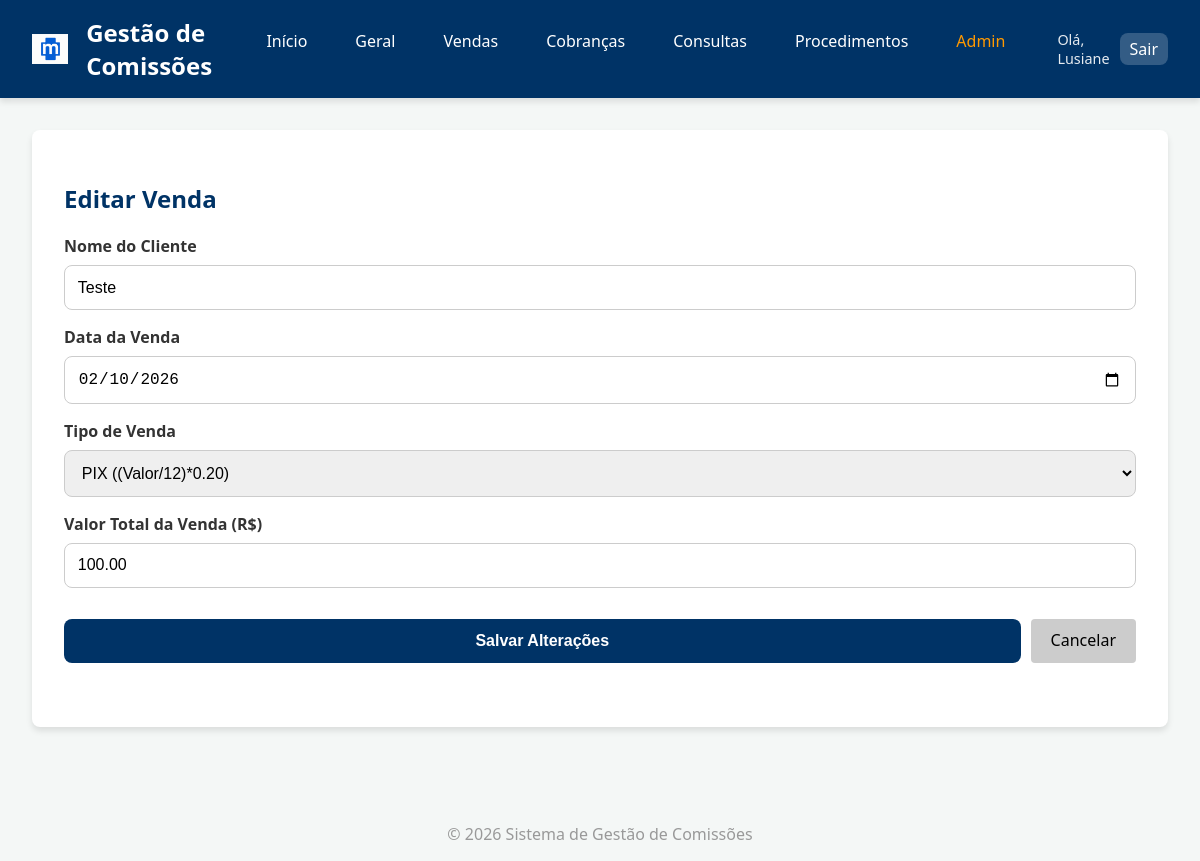
The app's page /vendas/edit/1 (signed in) with its own data.
### models.py (models this page shows, shortened)
class User(UserMixin, db.Model):
    __tablename__ = 'users'
    id = db.Column(db.Integer, primary_key=True)
    username = db.Column(db.String(150), unique=True, nullable=False) # Será o Full Name
    full_name = db.Column(db.String(200), nullable=False)
    password_hash = db.Column(db.String(256), nullable=False)

class Vendas(db.Model):
    __tablename__ = 'vendas'
    id = db.Column(db.Integer, primary_key=True)
    user_id = db.Column(db.Integer, db.ForeignKey('users.id'), nullable=False)
    nome_cliente = db.Column(db.String(150), nullable=False)
    data_venda = db.Column(db.Date, nullable=False, default=datetime.utcnow)
    tipo_venda = db.Column(db.String(50), nullable=False)
    valor_total = db.Column(db.Numeric(10, 2), nullable=False)
    comissao_calculada = db.Column(db.Numeric(10, 2), nullable=False)

### app.py (the view, shortened to what this page needs)
@app.route('/vendas/edit/<int:id>', methods=['GET', 'POST'])
@login_required
def edit_venda(id):
    venda = Vendas.query.get_or_404(id)
    if venda.user_id != current_user.id:
        flash('Acesso negado.')
        return redirect(url_for('vendas'))
    return render_template('edit_venda.html', venda=venda)

### app.py (called while the page is built)
@login_manager.user_loader
def load_user(user_id):
    return User.query.get(int(user_id))

### templates/edit_venda.html (shortened to what this page needs)
{% extends "base.html" %}
{% block content %}
<div class="card">
    <h2>Editar Venda</h2>
    <form method="POST">
        <div>
            <label for="nome_cliente">Nome do Cliente</label>
            <input type="text" name="nome_cliente" id="nome_cliente" value="{{ venda.nome_cliente }}" required>
        </div>
        <div>
            <label for="data_venda">Data da Venda</label>
            <input type="date" name="data_venda" id="data_venda" value="{{ venda.data_venda }}" required>
        </div>
        <div>
            <label for="tipo_venda">Tipo de Venda</label>
            <select name="tipo_venda" id="tipo_venda" required>
                <option value="PIX" {% if venda.tipo_venda=='PIX' %}selected{% endif %}>PIX ((Valor/12)*0.20)</option>
            </select>
        </div>
        <div>
            <label for="valor_total">Valor Total da Venda (R$)</label>
            <input type="number" step="0.01" name="valor_total" id="valor_total" value="{{ venda.valor_total }}"
                required>
        </div>
        <div style="display: flex; gap: 10px; margin-top: 15px;">
            <button type="submit">Salvar Alterações</button>
            <a href="{{ url_for('vendas') }}" class="button"
                style="background-color: #ccc; text-decoration: none; padding: 10px 20px; border-radius: 4px; color: black; text-align: center;">Cancelar</a>
        </div>
    </form>
</div>
{% endblock %}

### templates/base.html (shortened to what this page needs)
<!DOCTYPE html>
<html lang="pt-BR">
<head>
    <link rel="stylesheet" href="{{ url_for('static', filename='style.css') }}">
</head>
<body>
    <header>
        <div class="logo">
            <img src="{{ url_for('static', filename='logo_m.png') }}" alt="M"
                style="height: 30px; vertical-align: middle; margin-right: 10px;"> Gestão de Comissões
        </div>
        <nav>
            <ul>
                {% if current_user.is_authenticated %}
                <li><a href="{{ url_for('home') }}"
                        class="{{ 'active' if request.endpoint == 'home' else '' }}">Início</a></li>
                <li><a href="{{ url_for('relatorios') }}"
                        class="{{ 'active' if request.endpoint == 'relatorios' else '' }}">Geral</a></li>
                <li><a href="{{ url_for('vendas') }}"
                        class="{{ 'active' if request.endpoint == 'vendas' else '' }}">Vendas</a></li>
                <li><a href="{{ url_for('cobrancas') }}"
                        class="{{ 'active' if request.endpoint == 'cobrancas' else '' }}">Cobranças</a></li>
                <li><a href="{{ url_for('consultas') }}"
                        class="{{ 'active' if request.endpoint == 'consultas' else '' }}">Consultas</a></li>
                <li><a href="{{ url_for('procedimentos') }}"
                        class="{{ 'active' if request.endpoint == 'procedimentos' else '' }}">Procedimentos</a></li>
                {% if current_user.full_name.strip().lower() == 'lusiane gomes simão' %}
                <li><a href="{{ url_for('admin_users') }}"
                        class="{{ 'active' if request.endpoint == 'admin_users' else '' }}"
                        style="color: #ff9900;">Admin</a></li>
                {% endif %}
                <li style="margin-left: 20px; display: flex; align-items: center; gap: 10px;">
                    <span style="font-size: 0.9rem; opacity: 0.9;">Olá, {{ current_user.full_name.split()[0] }}</span>
                    <a href="{{ url_for('logout') }}"
                        style="background-color: rgba(255,255,255,0.2); padding: 5px 10px;">Sair</a>
                </li>
                {% else %}
                <li><a href="{{ url_for('login') }}">Login</a></li>
                <li><a href="{{ url_for('register') }}">Cadastro</a></li>
                {% endif %}
            </ul>
        </nav>
    </header>
    <main>
        {% block content %}{% endblock %}
    </main>
    <footer>
        <p style="text-align: center; color: #999; margin-top: 2rem;">&copy; 2026 Sistema de Gestão de Comissões</p>
    </footer>
</body>
</html>

### static/style.css (style rules this page uses)
:root { --primary-color: #003366; --secondary-color: #66A3FF; --background-color: #f4f7f6; --text-color: #333; --white: #ffffff; --border-radius: 8px; --shadow: 0 4px 6px rgba(0,0,0,0.1); }
body { font-family: 'Segoe UI', Tahoma, Geneva, Verdana, sans-serif; margin: 0; padding: 0; background-color: var(--background-color); color: var(--text-color); }
header { background-color: var(--primary-color); color: var(--white); padding: 1rem 2rem; display: flex; justify-content: space-between; align-items: center; box-shadow: var(--shadow); }
.logo { font-size: 1.5rem; font-weight: bold; display: flex; align-items: center; gap: 0.5rem; }
nav ul { list-style: none; display: flex; gap: 1rem; padding: 0; margin: 0; }
nav a { text-decoration: none; color: var(--white); font-weight: 500; padding: 0.5rem 1rem; border-radius: var(--border-radius); transition: background-color 0.3s; }
main { padding: 2rem; max-width: 1200px; margin: 0 auto; }
.card { background-color: var(--white); padding: 2rem; border-radius: var(--border-radius); box-shadow: var(--shadow); margin-bottom: 2rem; }
h1, h2 { color: var(--primary-color); }
form { display: grid; gap: 1rem; margin-bottom: 2rem; }
label { font-weight: bold; margin-bottom: 0.5rem; display: block; }
input, select, button { padding: 0.8rem; border: 1px solid #ccc; border-radius: var(--border-radius); font-size: 1rem; width: 100%; box-sizing: border-box; }
button { background-color: var(--primary-color); color: var(--white); border: none; cursor: pointer; font-weight: bold; transition: background-color 0.3s; }

### records on screen
User: full_name "Lusiane"
Vendas: nome_cliente "Teste", data_venda "02/10/2026", tipo_venda "PIX ((Valor/12)*0.20)", valor_total "100.00"
